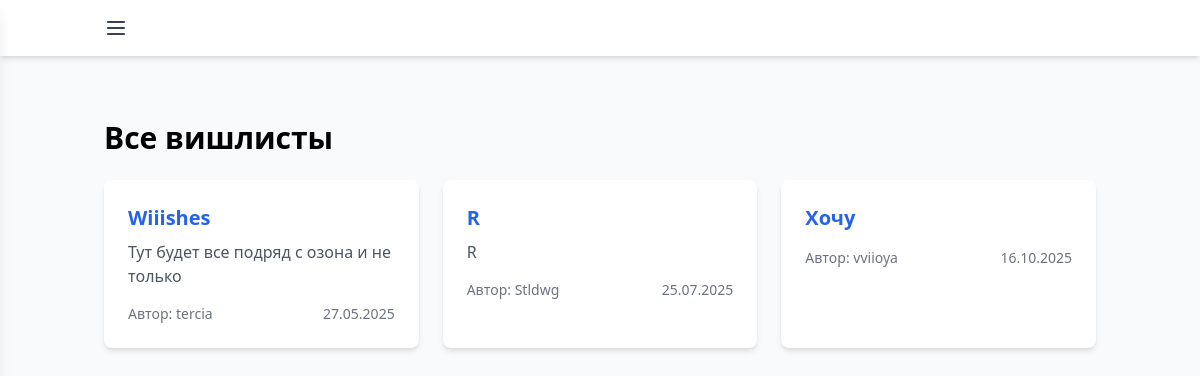
The page / on the database its author committed.
### wishlist/models.py (models this page shows, shortened)
class Wishlist(models.Model):
    user = models.ForeignKey(User, on_delete=models.CASCADE)
    title = models.CharField(max_length=200)
    description = models.TextField()
    created_at = models.DateTimeField(auto_now_add=True)
    likes = models.IntegerField(default=0)

### wishlist/views.py (the view)
# urls.py: path("", views.index, name="index"),
def index(request):
    wishlists = Wishlist.objects.all()
    context = {"wishlists": wishlists}
    print(request.user)
    return render(request, "index.html", context)

### wishlist/templates/index.html
{% extends 'base.html' %}
{% block content %}
<div class="container mx-auto px-4 py-8">
    <h1 class="text-3xl font-bold mb-6">Все вишлисты</h1>
    <div class="grid grid-cols-1 md:grid-cols-2 lg:grid-cols-3 gap-6" id="wishlist-container">
        {% for wishlist in wishlists %}
        <div class="bg-white rounded-lg shadow-md overflow-hidden">
            <div class="p-6">
                <h2 class="text-xl font-semibold mb-2">
                    <a href="{% url 'wishlist_detail' wishlist.id %}" class="text-blue-600 hover:underline">{{ wishlist.title }}</a>
                </h2>
                <p class="text-gray-600 mb-4">{{ wishlist.description }}</p>
                <div class="flex items-center justify-between text-sm text-gray-500">
                    <span>Автор: {{ wishlist.user.username }}</span>
                    <span>{{ wishlist.created_at|date:"d.m.Y" }}</span>
                </div>
            </div>
        </div>
        {% empty %}
        <p class="text-gray-500">Вишлистов пока нет.</p>
        {% endfor %}
    </div>
</div>
{% endblock %}

### rows shown on the page
Wishlist: title "Wiiishes", description "Тут будет все подряд с озона и не только", user.username "tercia", created_at "27.05.2025"
Wishlist: title "R", description "R", user.username "Stldwg", created_at "25.07.2025"
Wishlist: title "Хочу", user.username "vviioya", created_at "16.10.2025"
